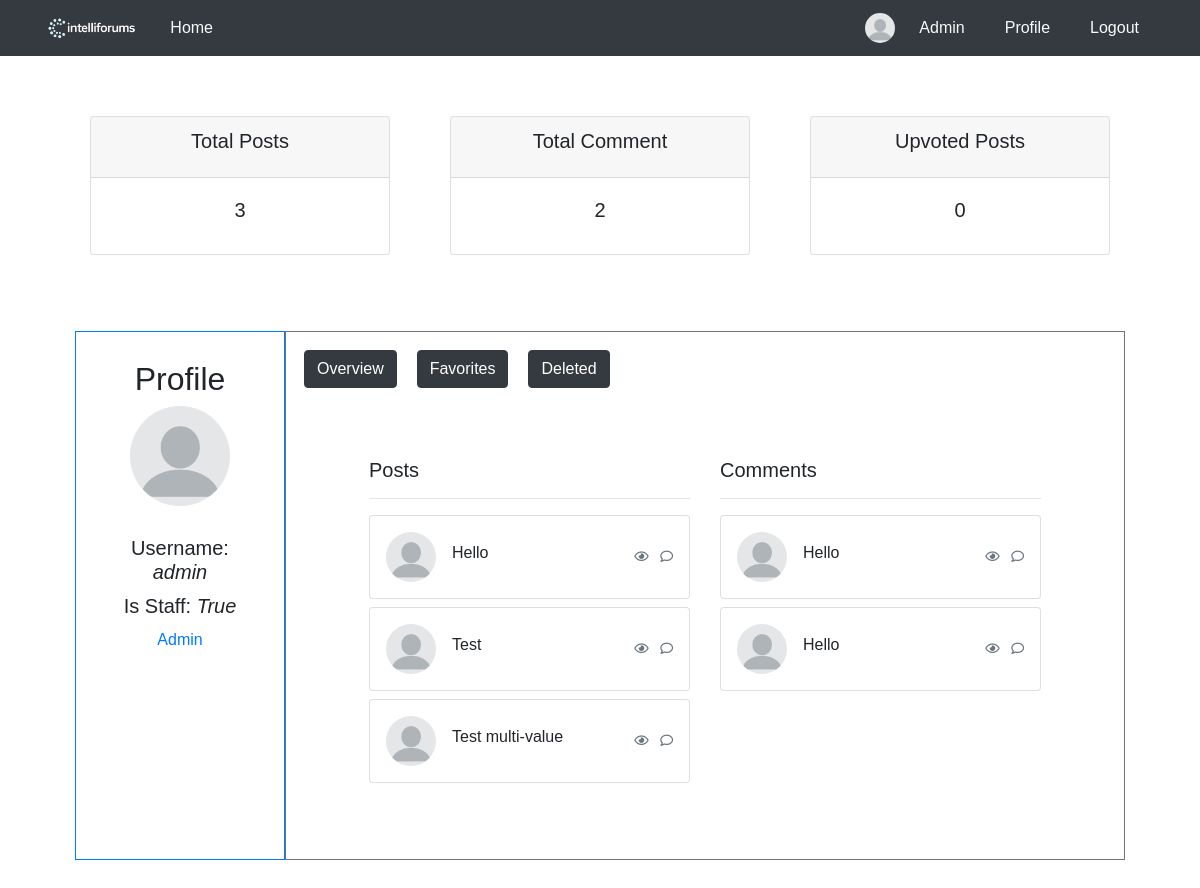
/profile/ (signed in), run on an earlier commit of the app's database.
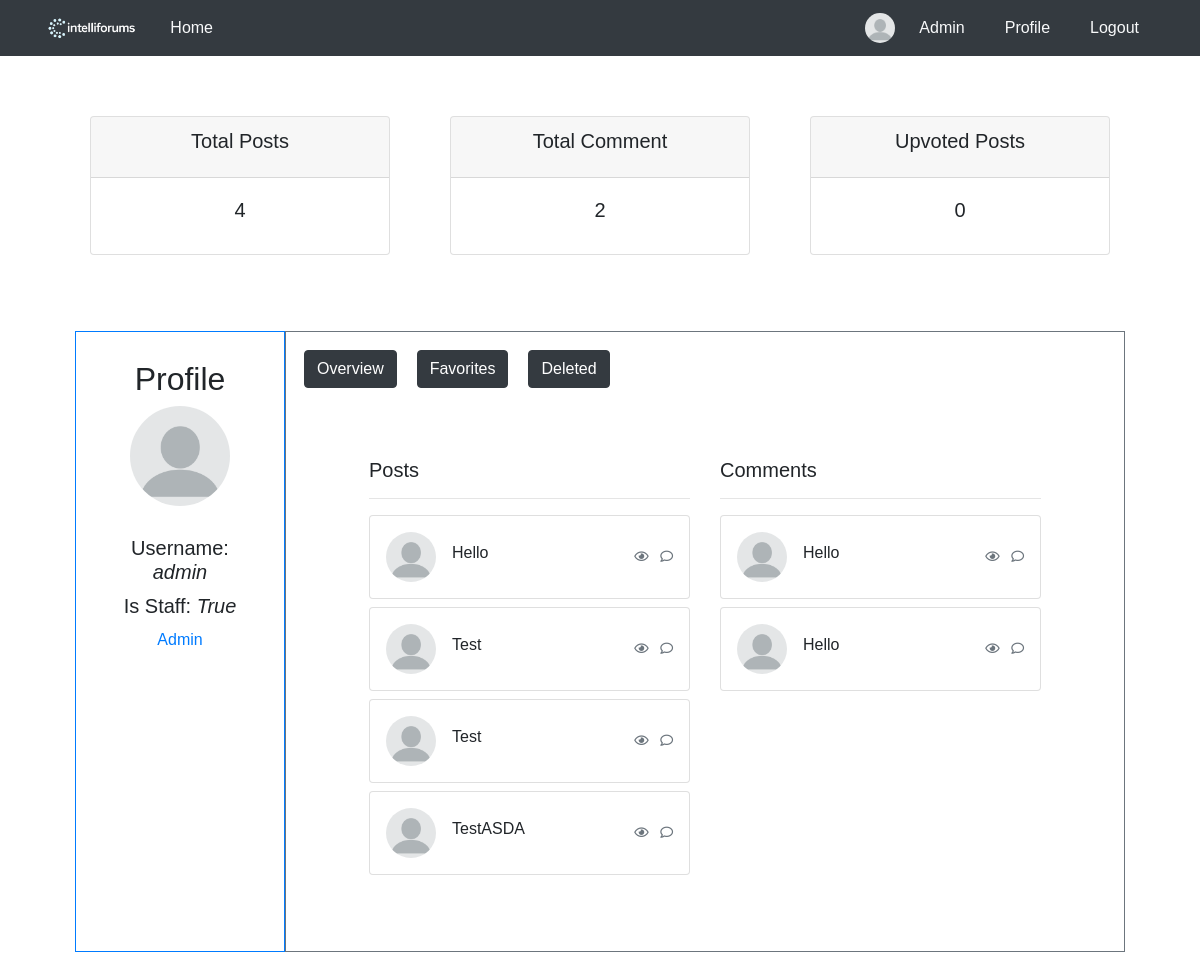
And on a later commit of the database.
### blog/models.py (models this page shows, shortened)
class UserPost(models.Model):
    post_ref = models.ForeignKey(Post, on_delete=models.CASCADE)
    user_ref = models.ForeignKey(User, on_delete=models.CASCADE)
    is_deleted = models.BooleanField(default=False)

class Post(models.Model):
    user_ref = models.ForeignKey(User, on_delete=models.CASCADE)
    title = models.CharField(max_length=100)
    content = models.TextField(blank=True, null=True)
    created_at = models.DateField(auto_now_add=True)
    image = models.ImageField(upload_to=upload_path, blank=True, null=True)

class User_UserPost(models.Model):
    user_post_ref = models.ForeignKey(UserPost, on_delete=models.CASCADE)
    user_ref = models.ForeignKey(User, on_delete=models.CASCADE)
    class Meta:
        abstract = True

class Comment(User_UserPost):
    content = models.TextField(blank=True, null=True)
    created_at = models.DateTimeField(auto_now_add=True)
    image = models.ImageField(upload_to=upload_path, blank=True, null=True)

### blog/views.py (the view)
# urls.py: path('profile/', views.render_profile, name='profile'),
@login_required(login_url='login')
def render_profile(request):
    user = User.objects.get(id=request.user.id)
    user_posts = UserPost.objects.filter(user_ref__id=request.user.id, is_deleted=False) #use userpost table para ma filter ang isDeleted
    deleted_user_posts = UserPost.objects.filter(user_ref__id=request.user.id, is_deleted=True)
    user_comments = Comment.objects.filter(user_ref__id=request.user.id)
    user_favorites = FavoritePost.objects.filter(user_ref__id=request.user.id, user_post_ref__is_deleted=False)
    return render(request, 'profile.html', {
        'username' : user.username,
        'is_staff' : user.is_staff,
        'picture' : user.picture.url,
        'user_posts' : user_posts,
        'user_comments' : user_comments,
        'user_favorites' : user_favorites,
        'deleted_user_posts': deleted_user_posts,
    })

### blog/templates/profile.html (shortened to what this page needs)
<!DOCTYPE html>
<html lang="en">
<head>
    {% load static %}
    <link rel="stylesheet" href="{% static 'blog/css/profile.css' %}">
</head>
<body>
    {% include 'header.html' %}
        {% include 'Profile/profile_count.html' %}
        <div class="container-fluid">
            <div class="row d-flex">
                <div class="left-column p-2 border border-primary" style="flex: 0 0 20%; max-width: 20%;">
                    <div class="profile-container">
                        <h2>Profile</h2>
                        <img src="{{ picture }}" alt="Profile Picture" class="profile-pic" style="height: 100px;">
                        <div class="profile-info">
                            <h5>Username: <i>{{ username }}</i></h5>
                            <h5>Is Staff: <i>{{ is_staff }}</i></h5>
                            {% if is_staff == True %}
                                <a href="{% url 'adminpanel' %}">Admin</a>
                            {% endif %}
                        </div>
                    </div>
                </div>
                <div class="col p-2 border border-secondary">
                    <div style="display: flex;">
                        <button id="showOverview" class="btn btn-dark" style="margin: 10px;">Overview</button>
                        <button id="showFavorites" class="btn btn-dark" style="margin: 10px;">Favorites</button>
                        <button id="showDeleted" class="btn btn-dark" style="margin: 10px;">Deleted</button>
                    </div>
                    <div id="OverviewDashboard" style="display: block;">
                        {% include 'Profile/profile_dashboard.html' %}
                    </div>
                </div>
            </div>
        </div>
</body>
</html>

### blog/templates/Profile/profile_dashboard.html
<div class="row">
    <div class="col-lg">
        <h5>Posts</h5>
        <hr>
        {% for user_post in user_posts %}
        <div class="card mb-2">
            <div class="card-body p-2 p-sm-3">
                <div class="media forum-item">
                    <a href="#" data-toggle="collapse" data-target=".forum-content"><img src="{{ picture }}" class="mr-3 rounded-circle" width="50" alt="User" /></a>
                    <div class="media-body align-self-center">
                        <h6><a href="#" data-toggle="collapse" data-target=".forum-content" class="text-body">{{ user_post.post_ref.title }}</a></h6>
                    </div>
                    <div class="text-muted small text-center align-self-center">
                        <span class="d-none d-sm-inline-block favorite-views" data-value="{{ user_post.id }}"><i class="far fa-eye"></i></span>
                        <span class="favorite-comments-num" data-value="{{ user_post.id }}"><i class="far fa-comment ml-2"></i></span>
                    </div>
                </div>
            </div>
        </div>
        {% endfor %}
    </div>
    <div class="col-lg">
        <h5>Comments</h5>
        <hr>
        {% for user_comment in user_comments %}
        <div class="card mb-2">
            <div class="card-body p-2 p-sm-3">
                <div class="media forum-item">
                    <a href="#" data-toggle="collapse" data-target=".forum-content"><img src="{{ picture }}" class="mr-3 rounded-circle" width="50" alt="User" /></a>
                    <div class="media-body align-self-center">
                        <h6><a href="#" data-toggle="collapse" data-target=".forum-content" class="text-body">{{ user_comment.content }}</a></h6>
                    </div>
                    <div class="text-muted small text-center align-self-center">
                        <span class="d-none d-sm-inline-block"><i class="far fa-eye"></i></span>
                        <span><i class="far fa-comment ml-2"></i></span>
                    </div>
                </div>
            </div>
        </div>
        {% endfor %}
    </div>
</div>

What changed in the data, as far as the page shows it:
no longer on this page (row edited): UserPost: post_ref "Test multi-value", {{ user_post.id }} 4 (drawn)
added UserPost: post_ref "Test", {{ user_post.id }} 5 (drawn)
added UserPost: post_ref "TestASDA", {{ user_post.id }} 6 (drawn)
Also different on the page:
{{ user_posts.count }}: "3" → "4"
